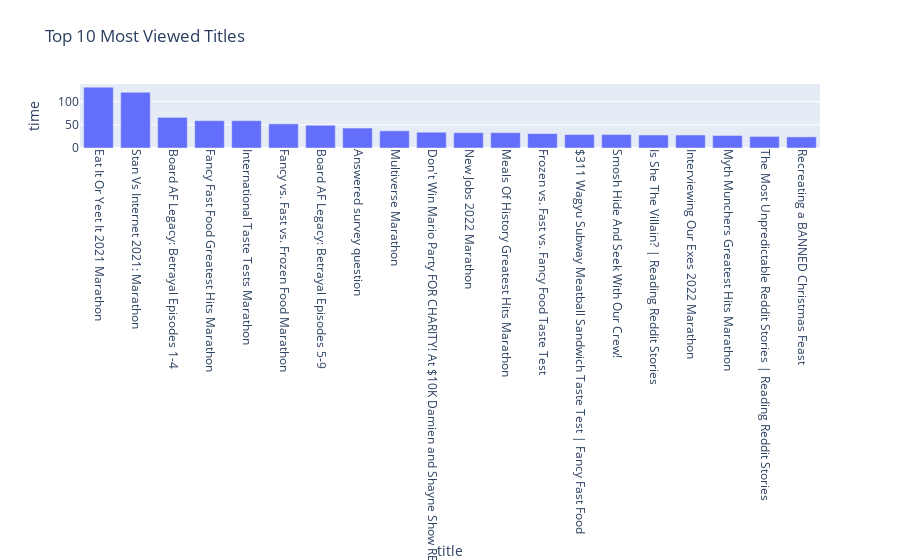

The code cell stored with this chart in its notebook:
### Code cell
df_title_count = df.groupby('title')['time'].count().reset_index()
df_title_count = df_title_count.sort_values('time', ascending=False)

# Create a bar plot of the top 10 titles with the highest count
fig = px.bar(df_title_count.head(20), x="title", y="time", title="Top 10 Most Viewed Titles")

# Update the layout to make the plot interactive
fig.update_layout(hovermode="closest", showlegend=False)

fig.update_xaxes(tickangle=90)

# Show the plot
fig.show()

### Figure 1 — Plotly figure (JSON) as saved in the notebook; plotly's stock layout.template omitted (floating-point values rounded to 4 significant figures)
{"data": [{"alignmentgroup": "True", "hovertemplate": "title=%{x}<br>time=%{y}<extra></extra>", "legendgroup": "", "marker": {"color": "#636efa", "pattern": {"shape": ""}}, "name": "", "offsetgroup": "", "orientation": "v", "showlegend": false, "textposition": "auto", "type": "bar", "x": ["Eat It Or Yeet It 2021 Marathon", "Stan Vs Internet 2021: Marathon", "Board AF Legacy: Betrayal Episodes 1-4", "Fancy Fast Food Greatest Hits Marathon", "International Taste Tests Marathon", "Fancy vs. Fast vs. Frozen Food Marathon", "Board AF Legacy: Betrayal Episodes 5-9", "Answered survey question", "Multiverse Marathon", "Don't Win Mario Party FOR CHARITY! At $10K Damien and Shayne Show RETURNS!", "New Jobs 2022 Marathon", "Meals Of History Greatest Hits Marathon", "Frozen vs. Fast vs. Fancy Food Taste Test", "$311 Wagyu Subway Meatball Sandwich Taste Test | Fancy Fast Food", "Smosh Hide And Seek With Our Crew!", "Is She The Villain? | Reading Reddit Stories", "Interviewing Our Exes 2022 Marathon", "Myth Munchers Greatest Hits Marathon", "The Most Unpredictable Reddit Stories | Reading Reddit Stories", "Recreating a BANNED Christmas Feast"], "xaxis": "x", "y": [131, 120, 66, 59, 59, 52, 49, 43, 37, 34, 33, 33, 31, 29, 29, 28, 28, 27, 25, 24], "yaxis": "y"}], "layout": {"barmode": "relative", "hovermode": "closest", "legend": {"tracegroupgap": 0}, "showlegend": false, "title": {"text": "Top 10 Most Viewed Titles"}, "xaxis": {"anchor": "y", "domain": [0, 1], "tickangle": 90, "title": {"text": "title"}}, "yaxis": {"anchor": "x", "domain": [0, 1], "title": {"text": "time"}}}}
